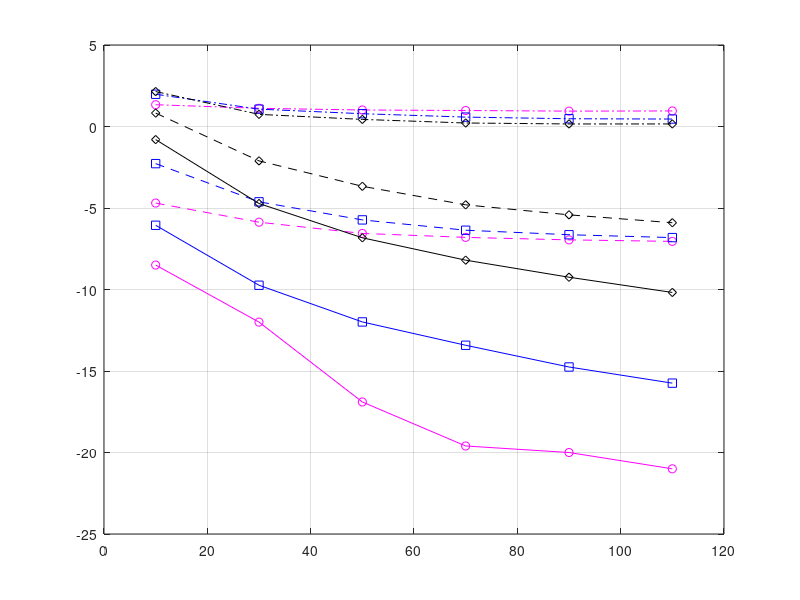

The MATLAB source for this figure:
clear all;close all;clc;
Np_IRS_set = 10:20:110; % range for the number of uplink pilot overhead
load NMSE_dB_C_U_Np10to110.mat; % NMSE data for continous surface under uniform subcarrier allocations
plot(Np_IRS_set, NMSE_dB,'-.om');
hold on;

load NMSE_dB_U_U_Np10to110.mat; % NMSE data for ultra-dense surface under uniform subcarrier allocations
plot(Np_IRS_set, NMSE_dB,'-.sb'); 
hold on;

load NMSE_dB_D_U_Np10to110.mat; % NMSE data for critical spacing surface under uniform subcarrier allocations
plot(Np_IRS_set, NMSE_dB,'-.dk'); 
hold on;

load NMSE_dB_C_B_Np10to110.mat; % NMSE data for continous surface under block subcarrier allocations
plot(Np_IRS_set, NMSE_dB,'--om');
hold on;

load NMSE_dB_U_B_Np10to110.mat; % NMSE data for ultra-dense surface under block subcarrier allocations
plot(Np_IRS_set, NMSE_dB,'--sb');
hold on;

load NMSE_dB_D_B_Np10to110.mat; % NMSE data for critical spacing surface under block subcarrier allocations
plot(Np_IRS_set, NMSE_dB,'--dk');
hold on;

load NMSE_dB_C_R_Np10to110.mat; % NMSE data for continous surface under random subcarrier allocations
plot(Np_IRS_set, NMSE_dB,'-om');
hold on;

load NMSE_dB_U_R_Np10to110.mat; % NMSE data for ultra-dense surface under random subcarrier allocations
plot(Np_IRS_set, NMSE_dB,'-sb');
hold on;

load NMSE_dB_D_R_Np10to110.mat; % NMSE data for critical spacing surface under random subcarrier allocations
plot(Np_IRS_set, NMSE_dB,'-dk');

ylim([-25 5]);
grid on;
